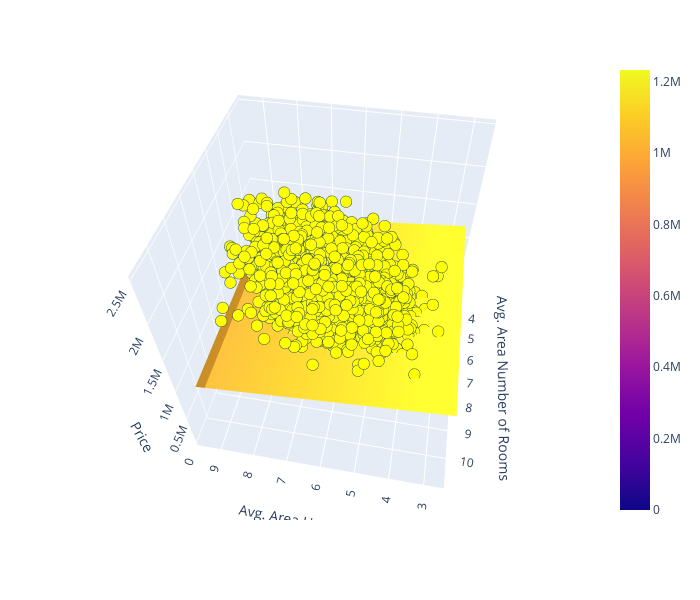

Write notebook code for a chart like this one.
### Markdown cell above
## Visual representation of the baseline model

### Code cell
# Create 3D scatter plot
fig = px.scatter_3d(
    data_frame=df_3d,
    x='Avg. Area House Age',
    y='Avg. Area Number of Rooms',
    z='Price',
    color_discrete_sequence=['yellow'],
    width=700,
    height=600,
)

# Create x and y coordinates for model representation
x_plane = np.linspace(df_3d["Avg. Area House Age"].min(), df_3d["Avg. Area House Age"].max(), 10)
y_plane = np.linspace(df_3d["Avg. Area Number of Rooms"].min(), df_3d["Avg. Area Number of Rooms"].max(), 10)

xx, yy = np.meshgrid(x_plane, y_plane)

# z coordinates
z_plane = np.linspace(y_pred_baseline_3d[0], 10)


zz = np.tile(z_plane, (10, 1))

# Add plane to figure
fig.add_trace(go.Surface(x=xx, y=yy, z=zz))


# Refine formatting
fig.update_traces(
    marker={"size": 4, "line": {"width": 2, "color": "DarkSlateGrey"}},
    selector={"mode": "markers"},
)

# Display figure
fig.show()

### Figure 1 — Plotly figure (JSON) as saved in the notebook; plotly's stock layout.template omitted (floating-point values rounded to 4 significant figures; data arrays with more than 128 entries replaced by an {"elided": "..."} marker saying what was removed)
{"data": [{"hovertemplate": "Avg. Area House Age=%{x}<br>Avg. Area Number of Rooms=%{y}<br>Price=%{z}<extra></extra>", "legendgroup": "", "marker": {"color": "yellow", "line": {"color": "DarkSlateGrey", "width": 2}, "size": 4, "symbol": "circle"}, "mode": "markers", "name": "", "scene": "scene", "showlegend": false, "type": "scatter3d", "x": {"elided": "5000 float values"}, "y": {"elided": "5000 float values"}, "z": {"elided": "5000 float values"}}, {"type": "surface", "x": [[2.644, 3.408, 4.172, 4.936, 5.7, 6.464, 7.227, 7.991, 8.755, 9.519], [2.644, 3.408, 4.172, 4.936, 5.7, 6.464, 7.227, 7.991, 8.755, 9.519], [2.644, 3.408, 4.172, 4.936, 5.7, 6.464, 7.227, 7.991, 8.755, 9.519], [2.644, 3.408, 4.172, 4.936, 5.7, 6.464, 7.227, 7.991, 8.755, 9.519], [2.644, 3.408, 4.172, 4.936, 5.7, 6.464, 7.227, 7.991, 8.755, 9.519], [2.644, 3.408, 4.172, 4.936, 5.7, 6.464, 7.227, 7.991, 8.755, 9.519], [2.644, 3.408, 4.172, 4.936, 5.7, 6.464, 7.227, 7.991, 8.755, 9.519], [2.644, 3.408, 4.172, 4.936, 5.7, 6.464, 7.227, 7.991, 8.755, 9.519], [2.644, 3.408, 4.172, 4.936, 5.7, 6.464, 7.227, 7.991, 8.755, 9.519], [2.644, 3.408, 4.172, 4.936, 5.7, 6.464, 7.227, 7.991, 8.755, 9.519]], "y": [[3.236, 3.236, 3.236, 3.236, 3.236, 3.236, 3.236, 3.236, 3.236, 3.236], [4.072, 4.072, 4.072, 4.072, 4.072, 4.072, 4.072, 4.072, 4.072, 4.072], [4.908, 4.908, 4.908, 4.908, 4.908, 4.908, 4.908, 4.908, 4.908, 4.908], [5.744, 5.744, 5.744, 5.744, 5.744, 5.744, 5.744, 5.744, 5.744, 5.744], [6.58, 6.58, 6.58, 6.58, 6.58, 6.58, 6.58, 6.58, 6.58, 6.58], [7.416, 7.416, 7.416, 7.416, 7.416, 7.416, 7.416, 7.416, 7.416, 7.416], [8.252, 8.252, 8.252, 8.252, 8.252, 8.252, 8.252, 8.252, 8.252, 8.252], [9.088, 9.088, 9.088, 9.088, 9.088, 9.088, 9.088, 9.088, 9.088, 9.088], [9.924, 9.924, 9.924, 9.924, 9.924, 9.924, 9.924, 9.924, 9.924, 9.924], [10.76, 10.76, 10.76, 10.76, 10.76, 10.76, 10.76, 10.76, 10.76, 10.76]], "z": {"elided": "10x50 float values"}}], "layout": {"height": 600, "legend": {"tracegroupgap": 0}, "margin": {"t": 60}, "scene": {"aspectmode": "auto", "aspectratio": {"x": 1, "y": 1, "z": 1}, "camera": {"center": {"x": 0, "y": 0, "z": 0}, "eye": {"x": -0.2617, "y": 1.427, "z": 1.607}, "projection": {"type": "perspective"}, "up": {"x": 0, "y": 0, "z": 1}}, "domain": {"x": [0, 1], "y": [0, 1]}, "xaxis": {"title": {"text": "Avg. Area House Age"}, "type": "linear"}, "yaxis": {"title": {"text": "Avg. Area Number of Rooms"}, "type": "linear"}, "zaxis": {"title": {"text": "Price"}, "type": "linear"}}, "width": 700}}
